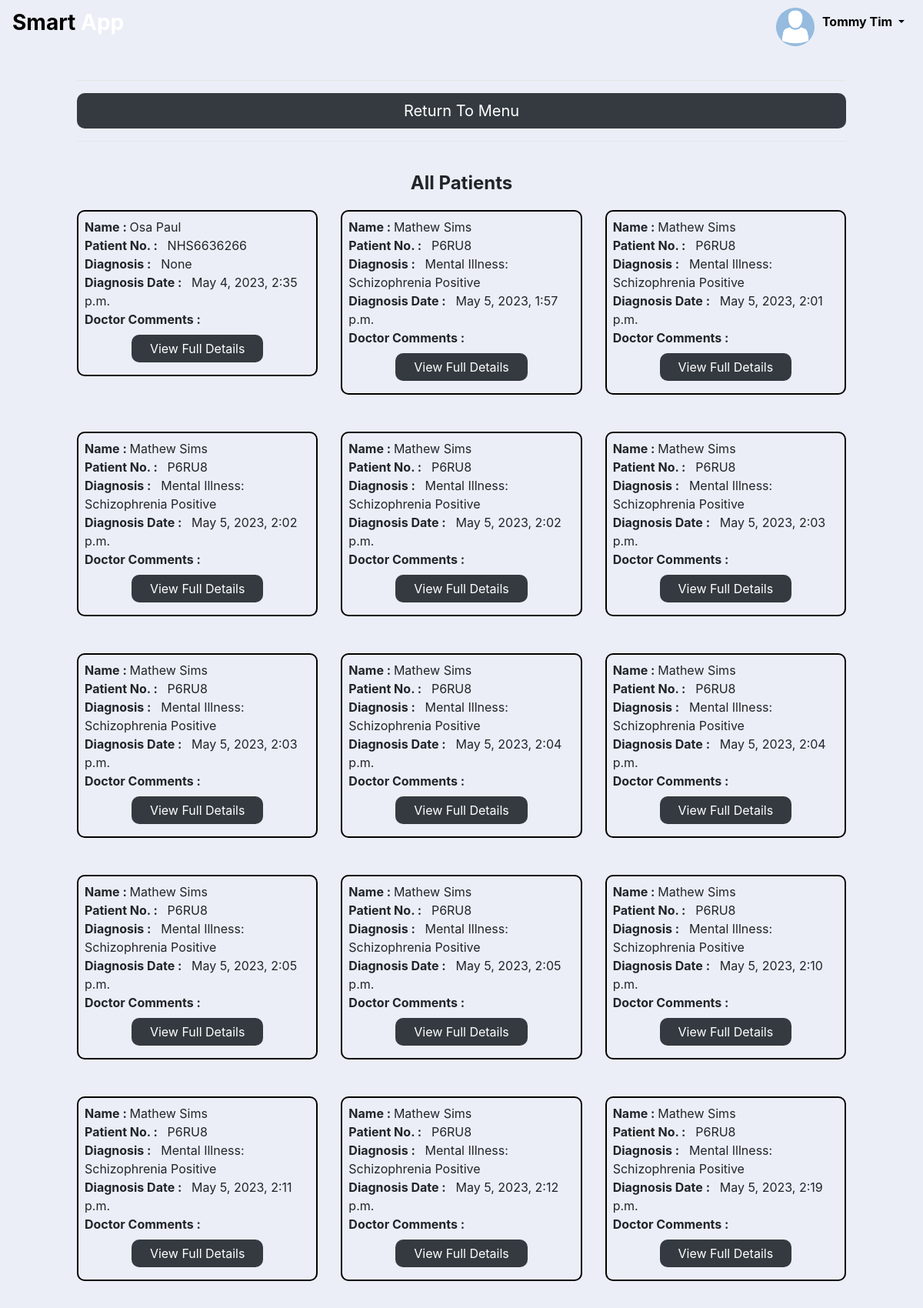
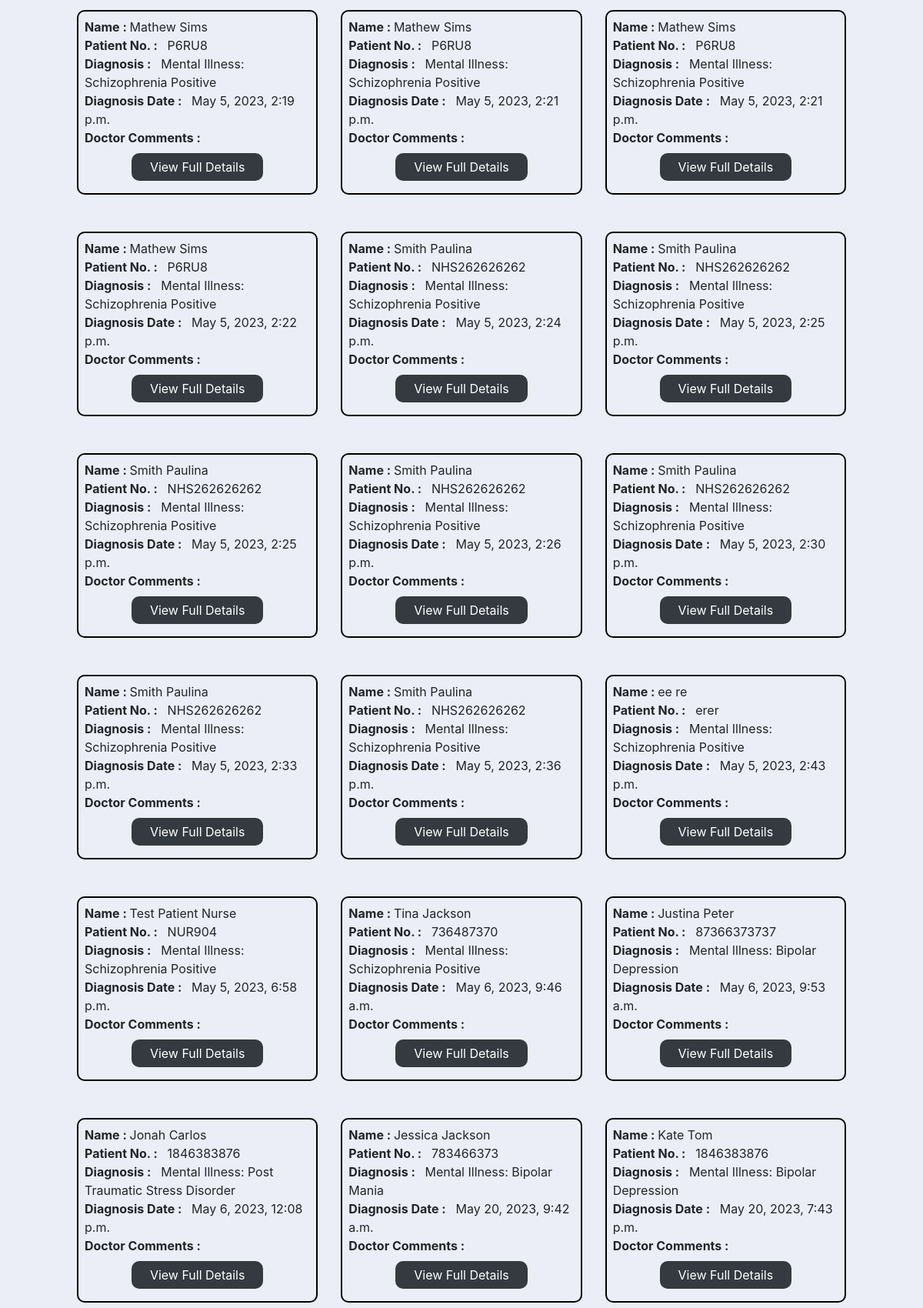
The app's page /result/ (signed in, upper part) with its own data (2 pictures, top to bottom).
### Main/models.py (models this page shows, shortened)
class diagnosis(models.Model):
    firstname = models.CharField("Patient's Name", max_length = 30)
    lastname = models.CharField("Patient's Surname", max_length = 30)
    patient_number = models.CharField("Patient's Number", max_length = 20)
    mental_illness = models.ForeignKey(mental_illness, on_delete=models.SET_NULL, null=True, related_name = 'mental_illness')
    symptoms = models.ManyToManyField(symptom, related_name = 'diagnoses')
    staff_user = models.ForeignKey(User, on_delete = models.CASCADE)
    approved = models.BooleanField(default = False)
    timestamp = models.DateTimeField(auto_now_add = True)
    class Meta:
        verbose_name_plural = "Diagnosis"

class mental_illness(models.Model):
    mental_illness_name  = models.CharField('Mental Illness Name', max_length = 150)
    description = models.CharField('Description', max_length = 1000)
    symptoms = models.ManyToManyField(symptom, related_name = 'mental_illnesses')
    def __str__(self):
        return "Mental Illness: %s" % (self.mental_illness_name)
    class Meta:
        verbose_name_plural = "Mental Illness"

### Main/views.py (the view)
# urls.py: path('result/', views.result, name = "result"),
@login_required
def result(request):
    all_patients = diagnosis.objects.all()
    return render(request, 'main/view_patients.html', {'all_patients' : all_patients})

### templates/main/view_patients.html (shortened to what this page needs)
{% extends 'partials/base.html' %}
{% block content %}
<div style="padding: 20px 100px 20px 100px">
	<hr class="bg-white">
		<a href="../../../" role="button" class="btn btn-dark btn-lg btn-block border-button-radius">Return To Menu</a>
	<hr class="bg-white">
	<div class="pt-4">
		<center>
			<h4><b> All Patients </b></h4>
		</center>
		<div class="row" style="margin-top: 20px">
			{% for patient in all_patients %}
			<div class="col-md-4">
				<div style="border: 2px solid black; border-radius: 10px" class="p-2">
					<b>Name : </b> {{patient.firstname}} {{patient.lastname}}
					<br>
					<b>Patient No. : </b> &nbsp; {{patient.patient_number}}
					<br>
					<b> Diagnosis : </b> &nbsp; {{patient.mental_illness}}
					<br>
					<b>Diagnosis Date : </b> &nbsp; {{patient.timestamp}}
					<br>
					<b> Doctor Comments : &nbsp; {{patient.form}} </b>
					<br>
					<center><a href="#" id="delete_button">
						<button type="button" class="btn btn-dark border-button-radius mt-2 px-4 mb-2">View Full Details </button>
					</a></center>
				</div>
				<br><br>
			</div>
			{% endfor%}
		</div>
	</div>
</div>
{% endblock %}

### templates/partials/nav_bar.html (shortened to what this page needs)
<nav class="navbar navbar-expand-lg navbar-dark text-dark">
  <a class="navbar-brand text-dark" href="/"><h3><b><span style="color: black">Smart</span> <span style="color: white"> App </span></b></h3></a>
  <div class="collapse navbar-collapse" id="navbarSupportedContent">
	<ul class="navbar-nav">
	{% if request.user.is_authenticated %}
      <li class="nav-item dropdown">
        <a class="nav-link dropdown-toggle" style="color: black" href="#" id="navbarDropdown" role="button" data-toggle="dropdown" aria-haspopup="true" aria-expanded="false">
		<img src="/media/default-avator.png" alt="profile picture" class="navbar-img" style="width: 50px; height: 50px; float: left; border-radius: 50%; background-size: auto 100%; margin-right: 10px; margin-top: -6px">
		 <span><b> {{request.user.first_name | capfirst}} {{request.user.last_name | capfirst}} </b></span>
        </a>
      </li>
	{% endif %}
	</ul>
  </div>
</nav>

### static/css/main_style.css (style rules this page uses)
.border-button-radius { border: 0px solid transparent; border-radius: 10px!important; }

### records on screen
diagnosis: firstname "Osa", lastname "Paul", patient_number "NHS6636266", mental_illness "None", timestamp "May 4, 2023, 2:35 p.m."
diagnosis: firstname "Mathew", lastname "Sims", patient_number "P6RU8", mental_illness "Mental Illness: Schizophrenia Positive", timestamp "May 5, 2023, 1:57 p.m."
diagnosis: firstname "Mathew", lastname "Sims", patient_number "P6RU8", mental_illness "Mental Illness: Schizophrenia Positive", timestamp "May 5, 2023, 2:01 p.m."
diagnosis: firstname "Mathew", lastname "Sims", patient_number "P6RU8", mental_illness "Mental Illness: Schizophrenia Positive", timestamp "May 5, 2023, 2:02 p.m."
diagnosis: firstname "Mathew", lastname "Sims", patient_number "P6RU8", mental_illness "Mental Illness: Schizophrenia Positive", timestamp "May 5, 2023, 2:02 p.m."
diagnosis: firstname "Mathew", lastname "Sims", patient_number "P6RU8", mental_illness "Mental Illness: Schizophrenia Positive", timestamp "May 5, 2023, 2:03 p.m."
diagnosis: firstname "Mathew", lastname "Sims", patient_number "P6RU8", mental_illness "Mental Illness: Schizophrenia Positive", timestamp "May 5, 2023, 2:03 p.m."
diagnosis: firstname "Mathew", lastname "Sims", patient_number "P6RU8", mental_illness "Mental Illness: Schizophrenia Positive", timestamp "May 5, 2023, 2:04 p.m."
diagnosis: firstname "Mathew", lastname "Sims", patient_number "P6RU8", mental_illness "Mental Illness: Schizophrenia Positive", timestamp "May 5, 2023, 2:04 p.m."
diagnosis: firstname "Mathew", lastname "Sims", patient_number "P6RU8", mental_illness "Mental Illness: Schizophrenia Positive", timestamp "May 5, 2023, 2:05 p.m."
diagnosis: firstname "Mathew", lastname "Sims", patient_number "P6RU8", mental_illness "Mental Illness: Schizophrenia Positive", timestamp "May 5, 2023, 2:05 p.m."
diagnosis: firstname "Mathew", lastname "Sims", patient_number "P6RU8", mental_illness "Mental Illness: Schizophrenia Positive", timestamp "May 5, 2023, 2:10 p.m."
diagnosis: firstname "Mathew", lastname "Sims", patient_number "P6RU8", mental_illness "Mental Illness: Schizophrenia Positive", timestamp "May 5, 2023, 2:11 p.m."
diagnosis: firstname "Mathew", lastname "Sims", patient_number "P6RU8", mental_illness "Mental Illness: Schizophrenia Positive", timestamp "May 5, 2023, 2:12 p.m."
diagnosis: firstname "Mathew", lastname "Sims", patient_number "P6RU8", mental_illness "Mental Illness: Schizophrenia Positive", timestamp "May 5, 2023, 2:19 p.m."
diagnosis: firstname "Mathew", lastname "Sims", patient_number "P6RU8", mental_illness "Mental Illness: Schizophrenia Positive", timestamp "May 5, 2023, 2:19 p.m."
diagnosis: firstname "Mathew", lastname "Sims", patient_number "P6RU8", mental_illness "Mental Illness: Schizophrenia Positive", timestamp "May 5, 2023, 2:21 p.m."
diagnosis: firstname "Mathew", lastname "Sims", patient_number "P6RU8", mental_illness "Mental Illness: Schizophrenia Positive", timestamp "May 5, 2023, 2:21 p.m."
diagnosis: firstname "Mathew", lastname "Sims", patient_number "P6RU8", mental_illness "Mental Illness: Schizophrenia Positive", timestamp "May 5, 2023, 2:22 p.m."
diagnosis: firstname "Smith", lastname "Paulina", patient_number "NHS262626262", mental_illness "Mental Illness: Schizophrenia Positive", timestamp "May 5, 2023, 2:24 p.m."
diagnosis: firstname "Smith", lastname "Paulina", patient_number "NHS262626262", mental_illness "Mental Illness: Schizophrenia Positive", timestamp "May 5, 2023, 2:25 p.m."
diagnosis: firstname "Smith", lastname "Paulina", patient_number "NHS262626262", mental_illness "Mental Illness: Schizophrenia Positive", timestamp "May 5, 2023, 2:25 p.m."
diagnosis: firstname "Smith", lastname "Paulina", patient_number "NHS262626262", mental_illness "Mental Illness: Schizophrenia Positive", timestamp "May 5, 2023, 2:26 p.m."
diagnosis: firstname "Smith", lastname "Paulina", patient_number "NHS262626262", mental_illness "Mental Illness: Schizophrenia Positive", timestamp "May 5, 2023, 2:30 p.m."
diagnosis: firstname "Smith", lastname "Paulina", patient_number "NHS262626262", mental_illness "Mental Illness: Schizophrenia Positive", timestamp "May 5, 2023, 2:33 p.m."
diagnosis: firstname "Smith", lastname "Paulina", patient_number "NHS262626262", mental_illness "Mental Illness: Schizophrenia Positive", timestamp "May 5, 2023, 2:36 p.m."
diagnosis: firstname "ee", lastname "re", patient_number "erer", mental_illness "Mental Illness: Schizophrenia Positive", timestamp "May 5, 2023, 2:43 p.m."
diagnosis: firstname "Test Patient", lastname "Nurse", patient_number "NUR904", mental_illness "Mental Illness: Schizophrenia Positive", timestamp "May 5, 2023, 6:58 p.m."
diagnosis: firstname "Tina", lastname "Jackson", patient_number "736487370", mental_illness "Mental Illness: Schizophrenia Positive", timestamp "May 6, 2023, 9:46 a.m."
diagnosis: firstname "Justina", lastname "Peter", patient_number "87366373737", mental_illness "Mental Illness: Bipolar Depression", timestamp "May 6, 2023, 9:53 a.m."
diagnosis: firstname "Jonah", lastname "Carlos", patient_number "1846383876", mental_illness "Mental Illness: Post Traumatic Stress Disorder", timestamp "May 6, 2023, 12:08 p.m."
diagnosis: firstname "Jessica", lastname "Jackson", patient_number "783466373", mental_illness "Mental Illness: Bipolar Mania", timestamp "May 20, 2023, 9:42 a.m."
diagnosis: firstname "Kate", lastname "Tom", patient_number "1846383876", mental_illness "Mental Illness: Bipolar Depression", timestamp "May 20, 2023, 7:43 p.m."

### other values on screen
{{ request.user.first_name | capfirst }} "Tommy"
{{ request.user.last_name | capfirst }} "Tim"
